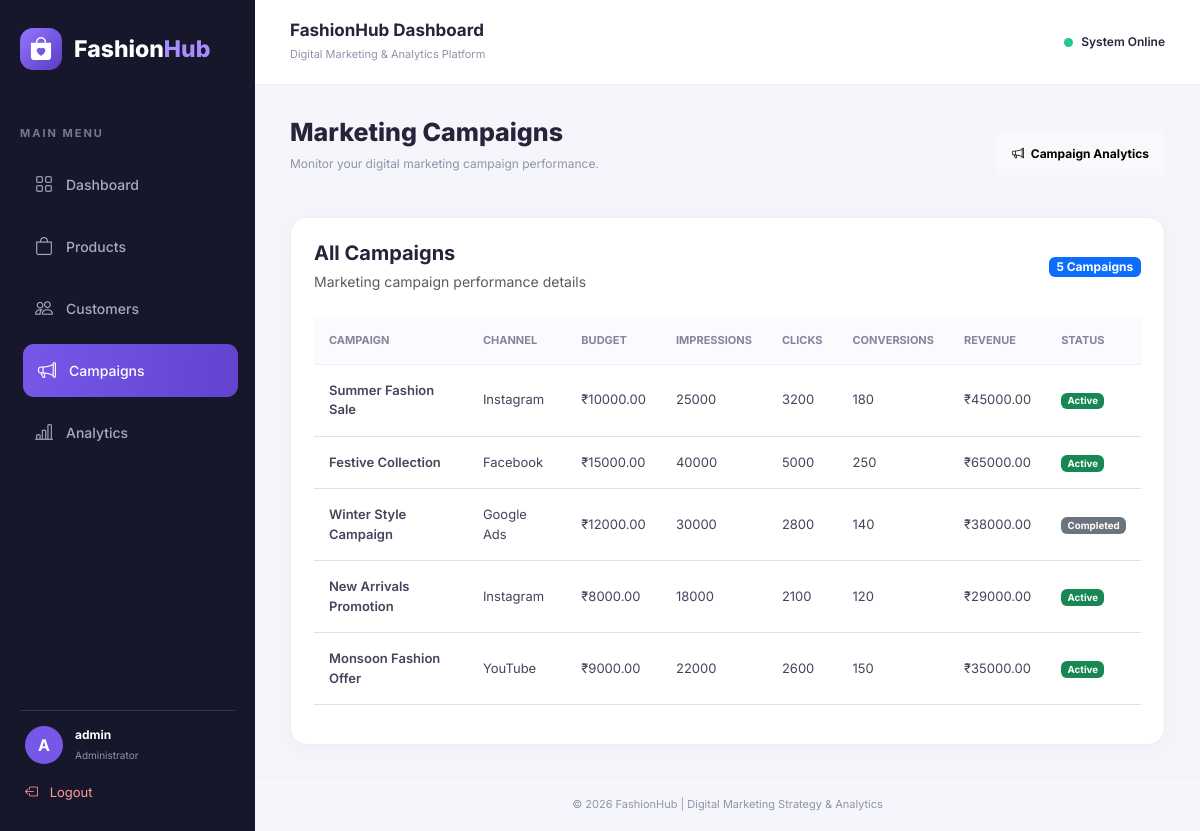
The page /campaigns (signed in) on the database its author committed.
### tables this page shows
CREATE TABLE campaigns (
            id INTEGER PRIMARY KEY AUTOINCREMENT,
            name TEXT NOT NULL,
            channel TEXT,
            budget REAL DEFAULT 0,
            impressions INTEGER DEFAULT 0,
            clicks INTEGER DEFAULT 0,
            conversions INTEGER DEFAULT 0,
            revenue REAL DEFAULT 0,
            status TEXT DEFAULT 'Active'
        );

### app.py (the view)
@app.route("/campaigns")
@login_required
def campaigns():
    connection = get_db_connection()
    data = connection.execute(
        "SELECT * FROM campaigns ORDER BY id ASC"
    ).fetchall()
    connection.close()
    return render_template("campaigns.html", campaigns=data)

### app.py (called while the page is built)
def login_required(function):
    @wraps(function)
    def wrapper(*args, **kwargs):
        if "user_id" not in session:
            return redirect(url_for("login"))
        return function(*args, **kwargs)
    return wrapper

### database.py (called while the page is built)
def get_db_connection():
    connection = sqlite3.connect(DATABASE)
    connection.row_factory = sqlite3.Row
    return connection

### templates/campaigns.html (shortened to what this page needs)
{% extends "base.html" %}
{% block content %}
<div class="page-heading">
    <div>
        <h2>Marketing Campaigns</h2>
        <p>Monitor your digital marketing campaign performance.</p>
    </div>
    <span class="badge text-bg-light p-3">
        <i class="bi bi-megaphone me-1"></i> Campaign Analytics
    </span>
</div>
<div class="content-card">
    <div class="d-flex justify-content-between align-items-center mb-4">
        <div>
            <h5 class="fw-bold mb-1">All Campaigns</h5>
            <small class="text-muted">Marketing campaign performance details</small>
        </div>
        <span class="badge text-bg-primary">
            {{ campaigns|length }} Campaigns
        </span>
    </div>
    <div class="table-responsive">
        <table class="table">
            <thead>
                <tr>
                    <th>Campaign</th>
                    <th>Channel</th>
                    <th>Budget</th>
                    <th>Impressions</th>
                    <th>Clicks</th>
                    <th>Conversions</th>
                    <th>Revenue</th>
                    <th>Status</th>
                </tr>
            </thead>
            <tbody>
                {% for campaign in campaigns %}
                <tr>
                    <td class="fw-semibold">{{ campaign.name }}</td>
                    <td>{{ campaign.channel or "-" }}</td>
                    <td>₹{{ "%.2f"|format(campaign.budget) }}</td>
                    <td>{{ campaign.impressions }}</td>
                    <td>{{ campaign.clicks }}</td>
                    <td>{{ campaign.conversions }}</td>
                    <td>₹{{ "%.2f"|format(campaign.revenue) }}</td>
                    <td>
                        {% if campaign.status == "Active" %}
                            <span class="badge text-bg-success">Active</span>
                        {% else %}
                            <span class="badge text-bg-secondary">
                                {{ campaign.status }}
                            </span>
                        {% endif %}
                    </td>
                </tr>
                {% endfor %}
            </tbody>
        </table>
    </div>
</div>
{% endblock %}

### static/css/style.css (style rules this page uses)
:root { --primary: #7657e8; --primary-dark: #5b3bc4; --background: #f5f6fb; --sidebar: #17172b; --text: #25243a; --muted: #9292a8; --white: #ffffff; }
* { margin: 0; padding: 0; box-sizing: border-box; }
body { font-family: 'Inter', sans-serif; background: var(--background); color: var(--text); }
.page-heading { display: flex; justify-content: space-between; align-items: center; margin-bottom: 28px; gap: 15px; }
.page-heading h2 { font-size: 25px; font-weight: 800; }
.page-heading p { font-size: 12px; color: var(--muted); margin-top: 7px; }
.stat-card, .content-card, .chart-card { background: white; border: 1px solid #eeeef5; border-radius: 17px; padding: 23px; box-shadow: 0 5px 25px rgba(40, 35, 80, .035); }
.table { font-size: 13px; vertical-align: middle; }
.table thead th { color: #85849b; font-size: 11px; font-weight: 700; text-transform: uppercase; background: #fafaff; padding: 15px; border-bottom: 1px solid #eeeef5; }
.table tbody td { padding: 16px 15px; color: #45445b; }

### rows shown on the page
campaigns: name "Summer Fashion Sale", channel "Instagram", budget "10000.00", impressions "25000", clicks "3200", conversions "180", revenue "45000.00", status "Active"
campaigns: name "Festive Collection", channel "Facebook", budget "15000.00", impressions "40000", clicks "5000", conversions "250", revenue "65000.00", status "Active"
campaigns: name "Winter Style Campaign", channel "Google Ads", budget "12000.00", impressions "30000", clicks "2800", conversions "140", revenue "38000.00", status "Completed"
campaigns: name "New Arrivals Promotion", channel "Instagram", budget "8000.00", impressions "18000", clicks "2100", conversions "120", revenue "29000.00", status "Active"
campaigns: name "Monsoon Fashion Offer", channel "YouTube", budget "9000.00", impressions "22000", clicks "2600", conversions "150", revenue "35000.00", status "Active"

### other values the page prints
{{ session.get('username', 'A')[0]|upper }} "A"
{{ session.get('username', 'Admin') }} "admin"
{{ campaigns|length }} "5"
